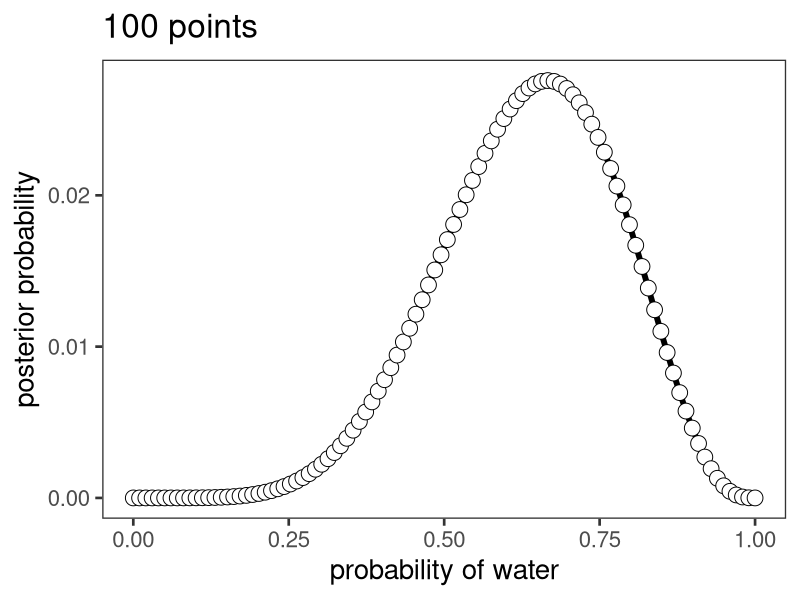

Here is the R script that generated this plot:
# =============================================================================
#### Info #### 
# =============================================================================
# binomial globe example
#
# Lei Zhang 
# lei.zhang@univie.ac.at
#
# Adapted from McElreath, 2016

# =============================================================================
#### Grid Approximation #### 
# =============================================================================
# inits
theta_start <- 0
theta_end   <- 1
n_grid  <- 100
w <- 6
N <- 9

# define grid
theta_grid <- seq( from = theta_start , to = theta_end , length.out = n_grid )

# define prior
prior <- rep(1 , n_grid)

# compute likelihood at each value in grid
likelihood <- dbinom(w , size = N , prob = theta_grid )

# compute product of likelihood and prior
unstd.posterior <- likelihood * prior

# standardize the posterior, so it sums to 1
posterior <- unstd.posterior / sum(unstd.posterior)

# =============================================================================
#### Plot #### 
# =============================================================================
library(ggplot2)

myconfig <- theme_bw(base_size = 20) +
    theme(panel.grid.major = element_blank(),
          panel.grid.minor = element_blank(),
          panel.background = element_blank() )

df <- data.frame(theta_grid=theta_grid, posterior=posterior)

g <- ggplot(df, aes(theta_grid, posterior))
g <- g + geom_line(size = 2) + geom_point(size = 5, shape = 21, fill='white')
g <- g + myconfig + labs(x = 'probability of water', 
                         y = 'posterior probability', title = paste0(as.character(n_grid),' points'))
print(g)
